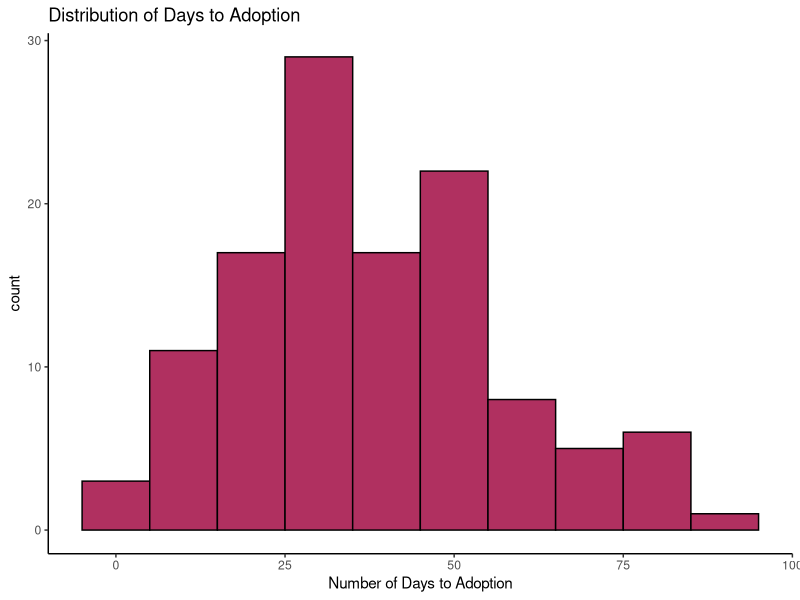
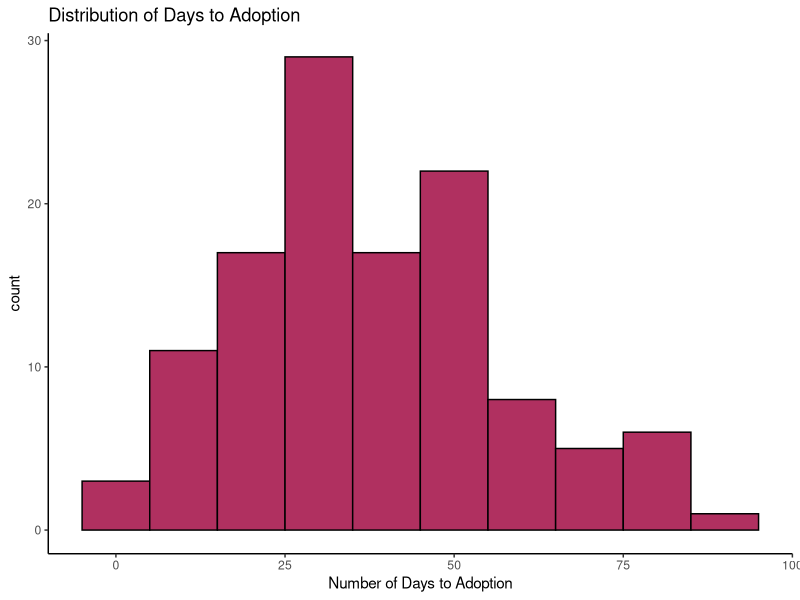
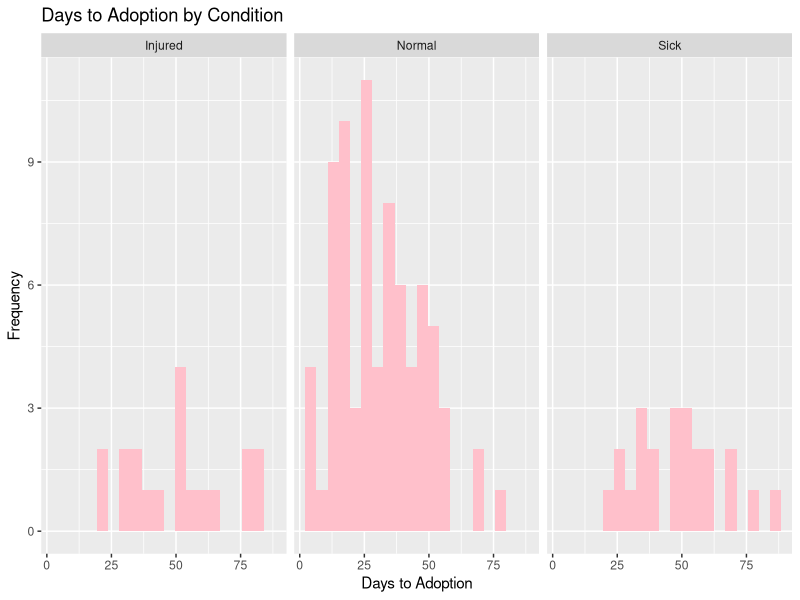

Here is the R script that generated these plots, in order:
## ---- chunk 1
knitr::opts_chunk$set(fig.height=3, fig.width=4, warning=FALSE, tidy=TRUE, tidy.opts=list(width.cutoff=60))
## ---- chunk 2
library(ggplot2)
## ---- chunk 3
library(ggplot2)
## ---- chunk 4
shelter <- read.csv('shelter.csv')
## ---- chunk 5
summary(shelter)
## ---- chunk 6
head(shelter)
## ---- chunk 7
mean(shelter$Days.to.Adoption)
## ---- chunk 8
mean(shelter$Days.to.Adoption)
## ---- chunk 9
mean(shelter$Days.to.Adoption)
## ---- chunk 10
# Make a histogram of days to adopt variable
library(ggplot2)
ggplot(shelter, aes(x=Days.to.Adoption)) +  geom_histogram(binwidth=10, col='black', fill='maroon') + xlab('Number of Days to Adoption') + ggtitle('Distribution of Days to Adoption') + theme_classic()
## ---- chunk 11
# Make a histogram of days to adopt variable
library(ggplot2)
ggplot(shelter, aes(x=Days.to.Adoption)) +  geom_histogram(binwidth=10, col='black', fill='maroon') + xlab('Number of Days to Adoption') + ggtitle('Distribution of Days to Adoption') + theme_classic()
## ---- chunk 12
aggregate(Days.to.Adoption~Condition, data=shelter, mean)
## ---- chunk 13
mytable = aggregate(Days.to.Adoption~Condition, data=shelter, mean)

my.table = table(shelter$Condition)
my.table
library(kableExtra)
kable_styling(kbl(my.table, col.names = c("Animal Condition", "My Count")), full_width=FALSE)

## ---- chunk 14
 ggplot(shelter) + geom_histogram(aes(x=Days.to.Adoption),fill='pink', bins = 20)  + labs(title='Days to Adoption by Condition',x='Days to Adoption',y='Frequency') + theme(legend.position='bottom') + facet_wrap(~Condition)
## ---- chunk 15
my.tab = table(shelter$Condition)
my.tab
library(kableExtra)
my.new.tab = kbl(my.tab)
my.new.tab = kbl(my.tab, col.names = c("Condition", "Count"))
kable_styling(my.new.tab)
